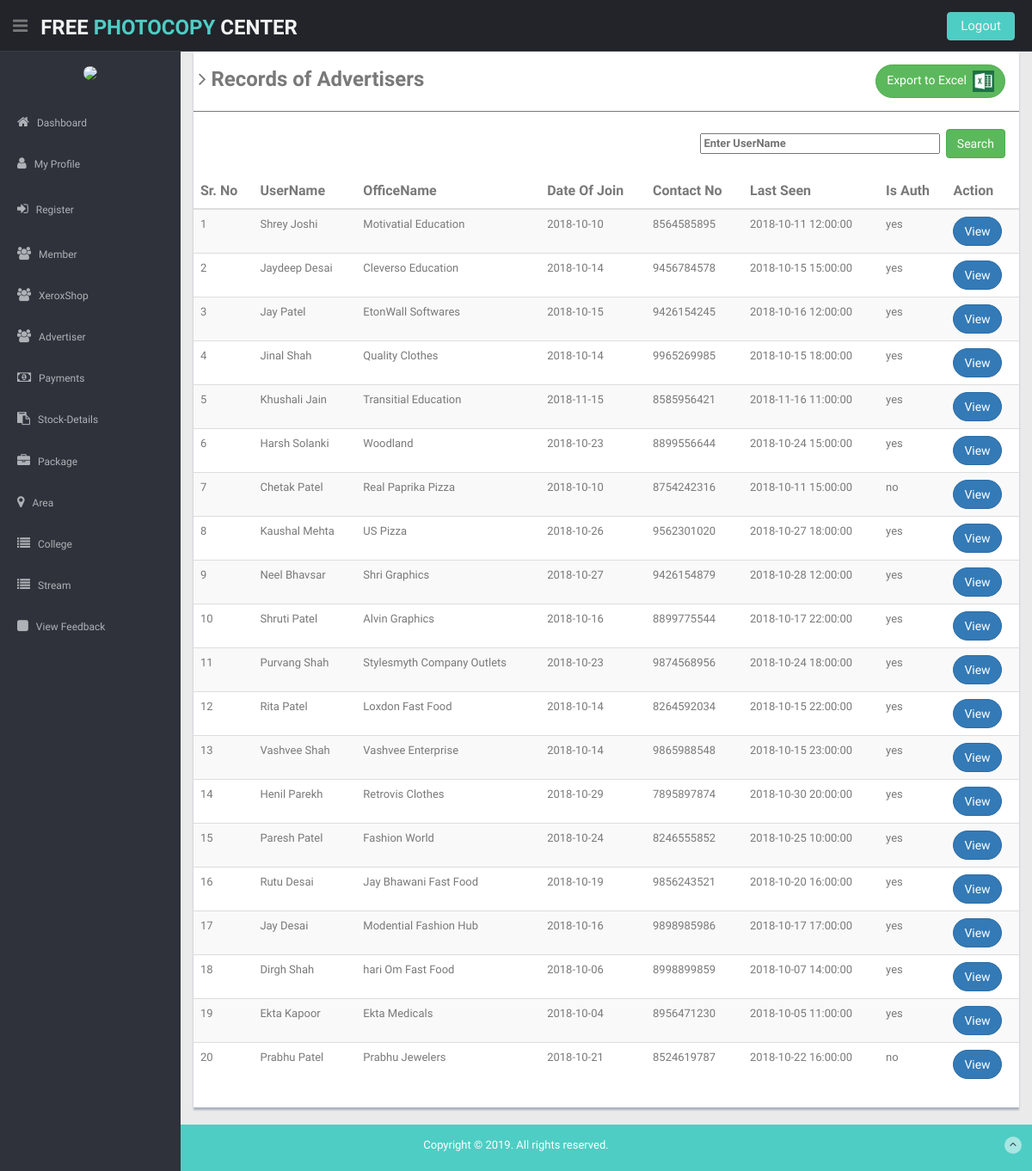
Screenshot of /admin/advlist.php with the database file from the repository.
### tables this page shows
CREATE TABLE `advertiser` (
  `AdvId` int(11) NOT NULL,
  `AUname` varchar(50) NOT NULL,
  `APwd` varchar(20) NOT NULL,
  `AFname` varchar(50) NOT NULL,
  `ALname` varchar(50) NOT NULL,
  `Gender` varchar(30) NOT NULL,
  `Pic` varchar(300) NOT NULL,
  `DOJ` date NOT NULL,
  `DOB` date NOT NULL,
  `ContactNo` varchar(10) NOT NULL,
  `Email` varchar(50) NOT NULL,
  `Lseen` datetime NOT NULL,
  `IsAuth` varchar(30) NOT NULL,
  `OfficeName` varchar(50) NOT NULL,
  `Address` varchar(300) NOT NULL,
  `AreaId` int(11) NOT NULL
);

### admin/advlist.php (the view, shortened to what this page needs)
<?php
include_once("header.php");
?>
<?php
$suname=$_POST["txtsuname"];
?>
<section class="wrapper site-min-height">
  <form name='frm' method='post' action='advexport.php'>
 <div class="row">
          <div class="col-md-12">
            <div class="content-panel">
              <font size="5">&nbsp;<i class="fa fa-angle-right"></i> <b>Records of Advertisers</b> </font><p class="nav pull-right top-menu"><button class='btn btn-round btn-success' name='btnexport' type='submit'>Export to Excel&nbsp;&nbsp;<img src='img/icons/excel.png' height='25' width='25'></button>&nbsp;&nbsp;&nbsp;&nbsp;&nbsp;</p></form><hr>
              <form name="frm1" method="post" align="right">
                <b><input type="text" name="txtsuname" value="<?php echo $suname; ?>" size="30" placeholder='Enter UserName'>&nbsp;</b>
                <input class="btn btn-success" type="submit" name="btnsearch" value="Search">&nbsp;&nbsp;&nbsp;&nbsp;&nbsp;
              </form>
              <br>
<?php
$str="";
if(isset($_POST["btnsearch"]))
{
$id=$_POST["txtsuname"];
$str="select * from advertiser where auname like '$id%'";
}
else
{
$str="select * from advertiser";
}
$conn=mysqli_connect("localhost","root","","freephotocopycenter");
$result=$conn->query($str);
$str1="<table class='table table-striped table-advance table-hover'>";
$str1.="<thead>
            <tr>
                    <th> <font size='3'>Sr. No</font></th>
                    <th> <font size='3'>UserName</font></th>
                    <th> <font size='3'>OfficeName</font></th>
                    <th> <font size='3'>Date Of Join</font></th>
                    <th> <font size='3'>Contact No</font></th>
                    <th> <font size='3'>Last Seen</font></th>
                    <th> <font size='3'>Is Auth</font></th>
                    <th> <font size='3'>Action</font></th>
            </tr>
        </thead>";
$no=1;
$cnt=mysqli_num_rows($result);
if($cnt!=0)
{
while($row=$result->fetch_assoc())
{
  $str1.="<tr><td>".$no."</td><td>".$row["AUname"]."</td><td>".$row["OfficeName"]."</td><td>".$row["DOJ"]."</td><td>".$row["ContactNo"]."</td><td>".$row["Lseen"]."</td><td>".$row["IsAuth"]."</td><td><a href='advprofile.php?ID=".$row["AdvId"]."'class='btn btn-round btn-primary'>View</a></td></tr>";
  $no++;
}
$str1.="</table>";
}
else
{
  $str1="<h2 align='center'>No Record Found</h2>";
}
echo $str1;
?>
</section>
<?php
include_once("footer.php");
?>

### admin/header.php (shortened to what this page needs)
<?php
 $aid=$_SESSION["AdminId"];
$strr="select * from admin where AdminId='$aid'";
$connn=mysqli_connect("localhost","root","","freephotocopycenter");
$resultt=$connn->query($strr);
$roww=$resultt->fetch_assoc();
$pic=$roww["Pic"];
?>
<!DOCTYPE html>
<html lang="en">
<head>
  <link href="lib/bootstrap/css/bootstrap.min.css" rel="stylesheet">
  <link href="lib/font-awesome/css/font-awesome.css" rel="stylesheet" />
  <link rel="stylesheet" type="text/css" href="css/zabuto_calendar.css">
  <link rel="stylesheet" type="text/css" href="lib/gritter/css/jquery.gritter.css" />
  <link href="css/style.css" rel="stylesheet">
  <link href="css/style-responsive.css" rel="stylesheet">
 <link rel="stylesheet" href="//cdnjs.cloudflare.com/ajax/libs/morris.js/0.5.1/morris.css">
</head>
<body>
  <section id="container">
    <header class="header black-bg">
      <div class="sidebar-toggle-box">
        <div class="fa fa-bars tooltips" data-placement="right" data-original-title="Toggle Navigation"></div>
      </div>
      <a href="index.php" class="logo"><b>FREE<span> PHOTOCOPY </span>CENTER</b></a>
      <div class="top-menu">
        <ul class="nav pull-right top-menu">
          <form name="frm1" method="post">
            <br>
          <li><input class="logout" type="submit" name="btnlogout" value="Logout" style=" color: #f2f2f2;
  font-size: 15px;
  border-radius: 4px;
  -webkit-border-radius: 4px;
  border: 1px solid #64c3c2 !important;
  padding: 5px 15px;
  margin-right: 5px;
  background: #4ECDC4;
  margin-top: -5px;"></li>
        </form>
        </ul>
      </div>
    </header>
    <aside>
      <div id="sidebar" class="nav-collapse ">
        <ul class="sidebar-menu" id="nav-accordion">
          <p class="centered"><a href="profile.php"><img src="img/user-photos/admin/<?php echo $pic; ?>" class="img-circle" width="70"></a></p>
          <li class="mt">
            <a href="index.php">
              <i class="fa fa-home"></i>
              <span>Dashboard</span>
              </a>
              <a href="profile.php">
              <i class="fa fa-user"></i>
              <span>My Profile</span>
              </a>
            </li>
            <li class="sub-menu dcjq-parent-li">
            <a href="javascript:;">
              <i class="fa fa-sign-in"></i>
              <span>Register</span>
              <span class="dcjq-icon"></span></a>
            </li>
          <li>
              <a href="member.php">
              <i class="fa fa-users"></i>
              <span>Member</span>
              </a>
              <a href="xeroxshop.php">
              <i class="fa fa-users"></i>
              <span>XeroxShop</span>
              </a>
              <a href="advertiser.php">
              <i class="fa fa-users"></i>
              <span>Advertiser</span>
              </a>
              <a href="payments.php">
              <i class="fa fa-money"></i>
              <span>Payments</span>
              </a>
              <a href="stockdetails.php">
              <i class="fa fa-paste"></i>
              <span>Stock-Details</span>
              </a>
              <a href="listadvtype.php">
              <i class="fa fa-briefcase"></i>
              <span>Package</span>
              </a>
              <a href="displayarea.php">
              <i class="fa fa-map-marker"></i>
              <span>Area</span>
              </a>
              <a href="displaycollege.php">
              <i class="fa fa-list"></i>
              <span>College</span>
              </a>
              <a href="displaystream.php">
              <i class="fa fa-list"></i>
              <span>Stream</span>
              </a>
              <a href="viewfeedback.php">
              <i class="fa fa-square"></i>
              <span>View Feedback</span>
              </a>
          </li>
      </div>
    </aside>
    <section id="main-content">

### admin/footer.php (shortened to what this page needs)
    </section>
    <footer class="site-footer">
      <div class="text-center">
    <p>Copyright © 2019. All rights reserved.</p>
                  <a href="index.html#" class="go-top">
          <i class="fa fa-angle-up"></i>
          </a>
      </div>
    </footer>
  </section>
</body>
</html>

### admin/css/style.css (style rules this page uses)
body { color: #797979; background: #eaeaea; font-family: 'Ruda', sans-serif; padding: 0px !important; margin: 0px !important; font-size:13px; }
ul li { list-style: none; }
a, a:hover, a:focus { text-decoration: none; outline: none; }
#container { width: 100%; height: 100%; }
.btn-round { border-radius: 20px; -webkit-border-radius: 20px; }
hr { margin-top: 20px; margin-bottom: 20px; border: 0; border-top: 1px solid #797979; }
.centered { text-align: center; }
.mt { margin-top: 25px; }
#sidebar { width: 210px; height: 100%; position: fixed; background: #2f323a; }
#sidebar ul li { position: relative; }
ul.sidebar-menu , ul.sidebar-menu li ul.sub { margin: -2px 0 0; padding: 0; }
ul.sidebar-menu { margin-top: 75px; }
ul.sidebar-menu li { margin-bottom: 5px; margin-left:10px; margin-right:10px; }
ul.sidebar-menu li.sub-menu { line-height: 15px; }
ul.sidebar-menu li a span { display: inline-block; }
ul.sidebar-menu li a { color: #aeb2b7; text-decoration: none; display: block; padding: 15px 0 15px 10px; font-size: 12px; outline: none; -webkit-transition: all 0.3s ease; -moz-transition: all 0.3s ease; -o-transition: all 0.3s ease; -ms-transition: all 0.3s ease; transition: all 0.3s ease; }
ul.sidebar-menu li a i { font-size: 15px; padding-right: 6px; }
#main-content { margin-left: 210px; }
.header, .footer { min-height: 60px; padding: 0 15px; }
.header { position: fixed; left: 0; right: 0; z-index: 1002; }
.black-bg { background: #22242a; border-bottom: 1px solid #393d46; }
.wrapper { display: inline-block; margin-top: 60px; padding-left: 15px; padding-right: 15px; padding-bottom: 15px; padding-top: 0px; width: 100%; }
a.logo { font-size: 24px; color: #f2f2f2; float: left; margin-top: 15px; text-transform: uppercase; }
a.logo b { font-weight: 900; }
a.logo span { color: #4ECDC4; }
.sidebar-toggle-box { float: left; padding-right: 15px; margin-top: 20px; }
.sidebar-toggle-box .fa-bars { cursor: pointer; display: inline-block; font-size: 20px; }
.content-panel { background: #ffffff; box-shadow: 0px 3px 2px #aab2bd; padding-top: 15px; padding-bottom: 5px; }
.site-footer { background: #4ECDC4; color: #fff; padding: 15px 0; }
.site-footer p { margin-bottom: 5px; }
.go-top { margin-right: 1%; margin-top: -25px; float: right; background: rgba(255,255,255,.5); width: 20px; height: 20px; border-radius: 50%; -webkit-border-radius: 50%; }
.go-top i { color: #2A3542; }
.site-min-height { min-height: 900px; }

### rows the page displays
advertiser: AUname "Shrey Joshi", OfficeName "Motivatial Education", DOJ "2018-10-10", ContactNo "8564585895", Lseen "2018-10-11 12:00:00", IsAuth "yes"
advertiser: AUname "Jaydeep Desai", OfficeName "Cleverso Education", DOJ "2018-10-14", ContactNo "9456784578", Lseen "2018-10-15 15:00:00", IsAuth "yes"
advertiser: AUname "Jay Patel", OfficeName "EtonWall Softwares", DOJ "2018-10-15", ContactNo "9426154245", Lseen "2018-10-16 12:00:00", IsAuth "yes"
advertiser: AUname "Jinal Shah", OfficeName "Quality Clothes", DOJ "2018-10-14", ContactNo "9965269985", Lseen "2018-10-15 18:00:00", IsAuth "yes"
advertiser: AUname "Khushali Jain", OfficeName "Transitial Education", DOJ "2018-11-15", ContactNo "8585956421", Lseen "2018-11-16 11:00:00", IsAuth "yes"
advertiser: AUname "Harsh Solanki", OfficeName "Woodland", DOJ "2018-10-23", ContactNo "8899556644", Lseen "2018-10-24 15:00:00", IsAuth "yes"
advertiser: AUname "Chetak Patel", OfficeName "Real Paprika Pizza", DOJ "2018-10-10", ContactNo "8754242316", Lseen "2018-10-11 15:00:00", IsAuth "no"
advertiser: AUname "Kaushal Mehta", OfficeName "US Pizza", DOJ "2018-10-26", ContactNo "9562301020", Lseen "2018-10-27 18:00:00", IsAuth "yes"
advertiser: AUname "Neel Bhavsar", OfficeName "Shri Graphics", DOJ "2018-10-27", ContactNo "9426154879", Lseen "2018-10-28 12:00:00", IsAuth "yes"
advertiser: AUname "Shruti Patel", OfficeName "Alvin Graphics", DOJ "2018-10-16", ContactNo "8899775544", Lseen "2018-10-17 22:00:00", IsAuth "yes"
advertiser: AUname "Purvang Shah", OfficeName "Stylesmyth Company Outlets", DOJ "2018-10-23", ContactNo "9874568956", Lseen "2018-10-24 18:00:00", IsAuth "yes"
advertiser: AUname "Rita Patel", OfficeName "Loxdon Fast Food", DOJ "2018-10-14", ContactNo "8264592034", Lseen "2018-10-15 22:00:00", IsAuth "yes"
advertiser: AUname "Vashvee Shah", OfficeName "Vashvee Enterprise", DOJ "2018-10-14", ContactNo "9865988548", Lseen "2018-10-15 23:00:00", IsAuth "yes"
advertiser: AUname "Henil Parekh", OfficeName "Retrovis Clothes", DOJ "2018-10-29", ContactNo "7895897874", Lseen "2018-10-30 20:00:00", IsAuth "yes"
advertiser: AUname "Paresh Patel", OfficeName "Fashion World", DOJ "2018-10-24", ContactNo "8246555852", Lseen "2018-10-25 10:00:00", IsAuth "yes"
advertiser: AUname "Rutu Desai", OfficeName "Jay Bhawani Fast Food", DOJ "2018-10-19", ContactNo "9856243521", Lseen "2018-10-20 16:00:00", IsAuth "yes"
advertiser: AUname "Jay Desai", OfficeName "Modential Fashion Hub", DOJ "2018-10-16", ContactNo "9898985986", Lseen "2018-10-17 17:00:00", IsAuth "yes"
advertiser: AUname "Dirgh Shah", OfficeName "hari Om Fast Food", DOJ "2018-10-06", ContactNo "8998899859", Lseen "2018-10-07 14:00:00", IsAuth "yes"
advertiser: AUname "Ekta Kapoor", OfficeName "Ekta Medicals", DOJ "2018-10-04", ContactNo "8956471230", Lseen "2018-10-05 11:00:00", IsAuth "yes"
advertiser: AUname "Prabhu Patel", OfficeName "Prabhu Jewelers", DOJ "2018-10-21", ContactNo "8524619787", Lseen "2018-10-22 16:00:00", IsAuth "no"
